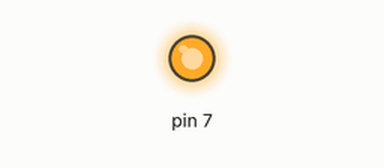
Recording of a sketch running on a simulated Arduino Uno, built with avr-gcc and run on an emulated ATmega328P. On the bench: output pins drawn as LEDs (lit = HIGH).

Above: at 0.1 s.
Timing chart, 0 to 1.6 s (numbered marks = the images above):
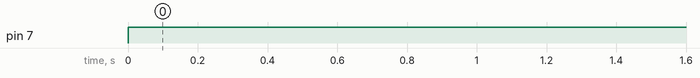

The sketch:

automatic_irrigation_system.ino
```cpp
#include <Wire.h>
float Ttotal = 1.0;
long long horas = 0.0;
void setup()
{
Serial.begin(9600);
pinMode(A0, INPUT);
pinMode(A1, INPUT);
pinMode(A2, INPUT);
pinMode(7, OUTPUT);
}
void loop()
{
unsigned long inicio = millis();
if( horas < Ttotal ){
unsigned int riego = analogRead(A0);
float Triego = (float(riego) * 10/1023) * 1000*60;
unsigned int reposo = analogRead(A1);
float Treposo = (float(reposo) * 60/1023) * 1000*60;
unsigned int total = analogRead(A2);
Ttotal = (float(total) * 12/1023) * 1000*3600;
//Activación de la válvula
digitalWrite(7, HIGH);
delay(Triego);
//Desactivación de la válvula
digitalWrite(7, LOW);
delay(Treposo);
}
long long diaCompleto = 86400000UL; // Cálculo de las 24 horas del día (1000*60*60*24)
if( horas > diaCompleto ){
horas = 0;
}
delay(1000);
unsigned long final = millis();
horas = horas + (final-inicio);
}
```

Measured:
- by itself, pin 7: LOW → HIGH at 0.00 s
